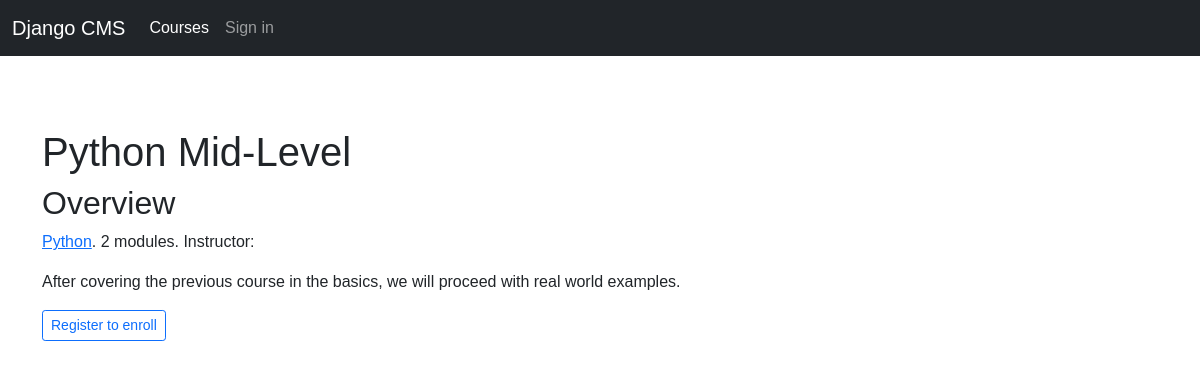
/course/python-mid-level/, run on the app's committed database.
### courses/models.py (models this page shows, shortened)
class Course(models.Model):
    owner = models.ForeignKey(
        User, related_name="courses_created", on_delete=models.CASCADE
    )
    subject = models.ForeignKey(
        Subject, related_name="courses", on_delete=models.CASCADE
    )
    title = models.CharField(max_length=200)
    slug = models.SlugField(max_length=200, unique=True)
    overview = models.TextField()
    created = models.DateTimeField(auto_now_add=True)
    students = models.ManyToManyField(User, related_name="courses_joined", blank=True)
    class Meta:
        ordering = ["-created"]

class Subject(models.Model):
    title = models.CharField(max_length=200)
    slug = models.SlugField(max_length=200, unique=True)
    class Meta:
        ordering = ["title"]

### courses/views.py (the view)
# urls.py: path("<slug:slug>/", views.CourseDetailView.as_view(), name="course_detail"),
class CourseDetailView(DetailView):
    model = Course
    template_name = "courses/course/detail.html"
    def get_context_data(self, **kwargs):
        context = super(CourseDetailView, self).get_context_data(**kwargs)
        context["enroll_form"] = CourseEnrollForm(initial={"course": self.object})
        return context

### courses/templates/courses/course/detail.html (shortened to what this page needs)
{% extends "base.html" %}
{% load crispy_forms_tags %}
{% block content %}
    <div class="row">
        <div class="col-md-12">
            {% with subject=course.subject %}
                <h1>
                    {{ object.title }}
                </h1>
                <div class="module">
                    <h2>Overview</h2>
                    <p>
                        <a href="{% url "course_list_subject" subject.slug %}">{{ subject.title }}</a>.
                        {{ course.modules.count }} modules.
                        Instructor: {{ course.owner.get_full_name }}
                    </p>
                    {{ object.overview|linebreaks }}
                    {% if request.user.is_authenticated %}
                        <form action="{% url "student_enroll_course" %}" method="post" novalidate>
                            {% csrf_token %}
                            {{ enroll_form|crispy }}
                            <button type="submit" class="btn btn-outline-primary btn-sm">Enroll now</button>
                        </form>
                    {% else %}
                        <a href="{% url "student_registration" %}" class="btn btn-outline-primary btn-sm">
                            Register to enroll
                        </a>
                    {% endif %}
                </div>
            {% endwith %}
        </div>
    </div>
{% endblock %}

### courses/static/css/base.css (style rules this page uses)
body { font-family: sans-serif; }

### data on the page
Course: title "Python Mid-Level", modules.count "2", overview "After covering the previous course in the basics, we will proceed with real world examples."
Subject: title "Python"
